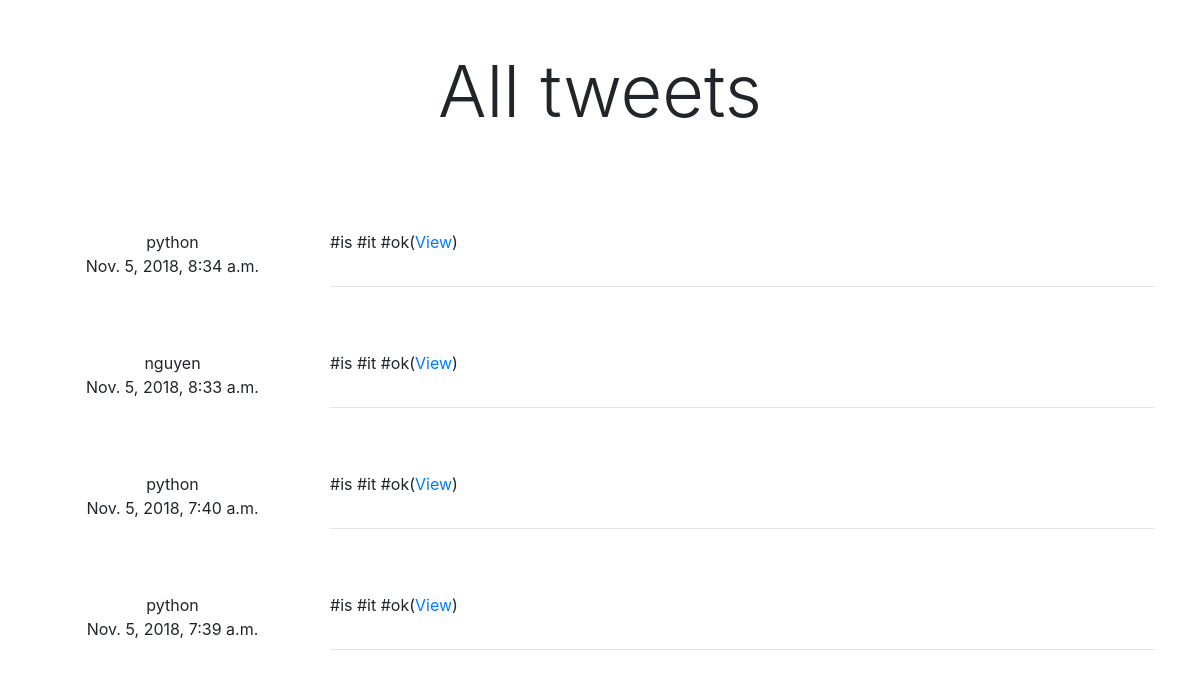
The app's page /tags/ok/ with its own data.
### tweets_app/models.py (models this page shows, shortened)
class Tweet(models.Model):
    parent=models.ForeignKey("self", null=True, blank=True, on_delete=models.CASCADE)
    author = models.ForeignKey(get_user_model(),on_delete=models.CASCADE,)
    content = models.TextField(max_length=140, validators=[validate.validate_content])
    like=models.ManyToManyField(get_user_model(), blank=True, related_name='liked')
    updated_date = models.DateTimeField(auto_now=True)
    created_date = models.DateTimeField(auto_now_add=True)
    objects=TweetManager()
    class Meta:
        ordering=['-id']

### hashtags_app/views.py (the view)
# urls.py: url(r'^tags/(?P<hashtag>[\w-]+)/$', HashTagView.as_view(), name='hashtag'),
class HashTagView(View):
    def get(self, request, hashtag, *args,**kwargs):
        hash_tag, created = HashTag.objects.get_or_create(tag=hashtag)
        return render(self.request, 'hashtags_app/view.html', {'object':hash_tag})

### hashtags_app/models.py (called while the page is built)
    def get_tweets(self):
        return Tweet.objects.filter(content__icontains='#'+self.tag)

### templates/hashtags_app/view.html (shortened to what this page needs)
{%extends 'base.html'%}
{%block content%}
<div class="container">
    <h1 class='d-5 py-5 display-3 text-center'>All tweets</h1>
    <div id="tweet-container">
        {%for tweet in object.get_tweets%}
        <div class="row mt-5">
            <div class="col-sm-3">
                <p class="mb-0 text-center">{{tweet.author}}</p>
                <p class="text-center">{{tweet.created_date}}</p>
            </div>
            <div class="col-sm-9">
                <div class="media">
                    <div class="media-body">
                        <p class="mb-0 ">{{tweet.content}}(<a href="#">View</a>)</p>
                    </div>
                </div>
                <hr>
            </div>
        </div>
        {%endfor%}
        {%endblock%}

### templates/base.html (shortened to what this page needs)
{%load static%}
<!DOCTYPE html>
<html lang="en">
<head>
    <link rel="stylesheet" href="{%static 'css/bootstrap.min.css'%}">
    <link rel="stylesheet" href="https://use.fontawesome.com/releases/v5.3.1/css/all.css"
>
    <link rel="stylesheet" href="{%static 'css/style.css'%}">
</head>
<body>
    {%block content%} {%endblock%}
</body>
</html>

### static-storage/css/style.css (style rules this page uses)
.mb-0 { margin-bottom: 0px; }

### records on screen
Tweet: author "python", created_date "Nov. 5, 2018, 8:34 a.m.", content "#is #it #ok"
Tweet: author "nguyen", created_date "Nov. 5, 2018, 8:33 a.m.", content "#is #it #ok"
Tweet: author "python", created_date "Nov. 5, 2018, 7:40 a.m.", content "#is #it #ok"
Tweet: author "python", created_date "Nov. 5, 2018, 7:39 a.m.", content "#is #it #ok"
